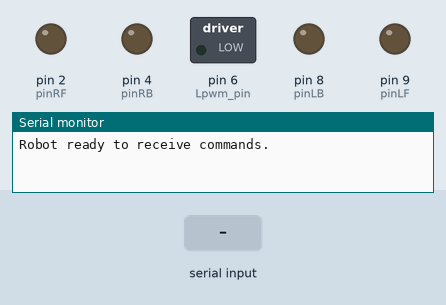
Recording of a sketch running on a simulated Arduino Uno, built with avr-gcc and run on an emulated ATmega328P. Shown: switched loads named in the sketch (green lamp = pin HIGH), output pins drawn as LEDs (lit = HIGH), the last lines printed to the serial monitor. Inputs (shaded band) come from the test bench. Pins used as bus, display or sensor lines are not drawn.

Above: at 1.2 s.
1.3 s: byte 70 (FORWARD) received over Serial
At 1.8 s:
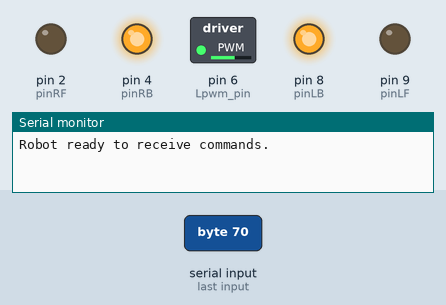
2.8 s: byte 80 (PAUSE) received over Serial
At 4.0 s:
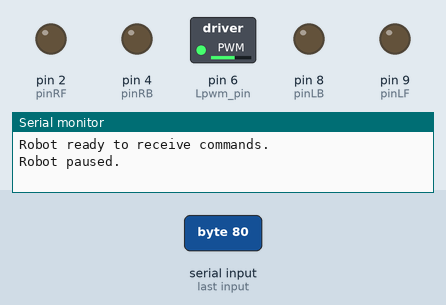
4.3 s: byte 66 (BACKWARD) received over Serial
At 5.2 s:
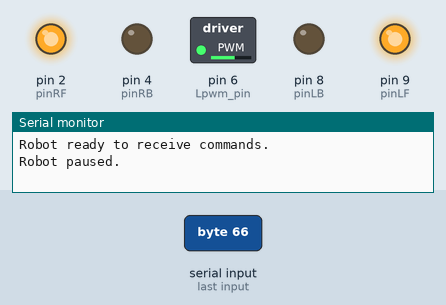
5.8 s: byte 76 (LEFT) received over Serial
At 6.4 s:
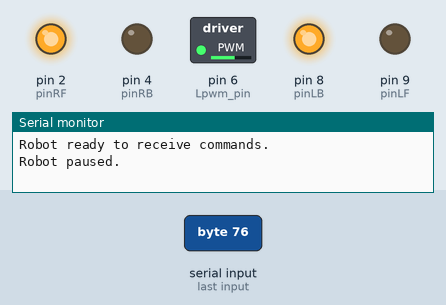
7.3 s: byte 82 (RIGHT) received over Serial
At 8.7 s:
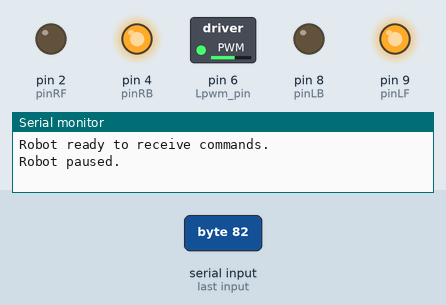
Timing chart, 0 to 10.3 s (numbered marks = the images above; inputs shaded):
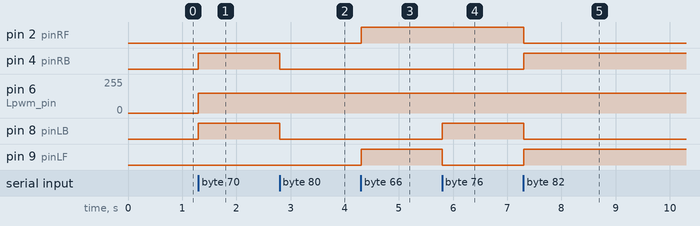

The sketch:

Final_code.ino
```cpp
#include <Servo.h>

// Pin definitions for motor driver
#define Lpwm_pin  6
#define Rpwm_pin  0
int pinLB = 8;
int pinLF = 9;
int pinRB = 4;
int pinRF = 2;

// Commands from the app
#define FORWARD 'F'
#define BACKWARD 'B'
#define LEFT 'L'
#define RIGHT 'R'
#define STOP 'X'   // Use 'X' to stop
#define START 'A'
#define PAUSE 'P'

// Motor speed
#define DEFAULT_SPEED 150

void setup() {
  // Initialize serial communication
  Serial.begin(9600);

  // Initialize motor control pins
  pinMode(pinLB, OUTPUT);
  pinMode(pinLF, OUTPUT);
  pinMode(pinRB, OUTPUT);
  pinMode(pinRF, OUTPUT);
  pinMode(Lpwm_pin, OUTPUT);
  pinMode(Rpwm_pin, OUTPUT);

  // Initial setup message
  Serial.println("Robot ready to receive commands.");
}

void loop() {
  // Check for incoming commands
  if (Serial.available()) {
    char command = Serial.read();
    executeCommand(command);
  }
}

void executeCommand(char command) {
  switch (command) {
    case FORWARD:
      advance();
      Set_Speed(DEFAULT_SPEED);
      break;
    case BACKWARD:
      back();
      Set_Speed(DEFAULT_SPEED);
      break;
    case LEFT:
      turnL();
      Set_Speed(DEFAULT_SPEED);
      break;
    case RIGHT:
      turnR();
      Set_Speed(DEFAULT_SPEED);
      break;
    case STOP:
      stopp();
      break;
    case START:
      Serial.println("Robot started!");
      break;
    case PAUSE:
      stopp();
      Serial.println("Robot paused.");
      break;
    default:
      Serial.println("Invalid Command");
      break;
  }
}

void Set_Speed(unsigned char pwm) {
  analogWrite(Lpwm_pin, pwm);
  analogWrite(Rpwm_pin, pwm);
}

void advance() {
  digitalWrite(pinRB, HIGH);
  digitalWrite(pinRF, LOW);
  digitalWrite(pinLB, HIGH);
  digitalWrite(pinLF, LOW);
}

void turnR() {
  digitalWrite(pinRB, HIGH);
  digitalWrite(pinRF, LOW);
  digitalWrite(pinLB, LOW);
  digitalWrite(pinLF, HIGH);
}

void turnL() {
  digitalWrite(pinRB, LOW);
  digitalWrite(pinRF, HIGH);
  digitalWrite(pinLB, HIGH);
  digitalWrite(pinLF, LOW);
}

void stopp() {
  digitalWrite(pinRB, LOW);
  digitalWrite(pinRF, LOW);
  digitalWrite(pinLB, LOW);
  digitalWrite(pinLF, LOW);
}

void back() {
  digitalWrite(pinRB, LOW);
  digitalWrite(pinRF, HIGH);
  digitalWrite(pinLB, LOW);
  digitalWrite(pinLF, HIGH);
}
```

Measured:
- after the input at 1.3 s, pin 4 (pinRB), pin 8 (pinLB): LOW → HIGH at once; pin 6 (Lpwm_pin): 0/255 → 150/255 at once
- after the input at 2.8 s, pin 4 (pinRB), pin 8 (pinLB): HIGH → LOW at once
- after the input at 4.3 s, pin 2 (pinRF), pin 9 (pinLF): LOW → HIGH at once
- after the input at 5.8 s, pin 8 (pinLB): LOW → HIGH at once; pin 9 (pinLF): HIGH → LOW at once
- after the input at 7.3 s, pin 2 (pinRF), pin 8 (pinLB): HIGH → LOW at once; pin 4 (pinRB), pin 9 (pinLF): LOW → HIGH at once
